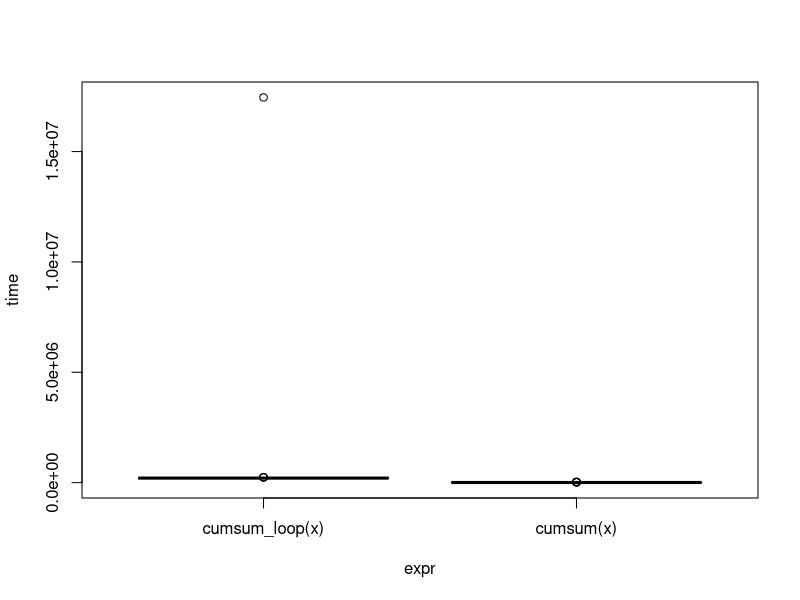

Write R code to recreate this figure. (Note: this script raises an error after producing the figure.)
## ---- chunk 1
# see if microbenchmark package is available
if (!require("microbenchmark", quietly = TRUE)) {
  # if not, then install package
  install.packages(
    "microbenchmark",
    repos = "https://cran.rstudio.com/"
    )
}
## ---- chunk 2
# see if pbapply package is available
if (!require("pbapply", quietly = TRUE)) {
  # if not, then install package
  install.packages(
    "pbapply",
    repos = "https://cran.rstudio.com/"
    )
}
## ---- chunk 3
# see if future package is available
if (!require("future", quietly = TRUE)) {
  # if not, then install package
  install.packages(
    "future",
    repos = "https://cran.rstudio.com/"
    )
}
## ---- chunk 4
# see if future.apply package is available
if (!require("future.apply", quietly = TRUE)) {
  # if not, then install package
  install.packages(
    "future.apply",
    repos = "https://cran.rstudio.com/"
    )
}
## ---- chunk 5
library(microbenchmark)
## ---- chunk 6
cumsum_loop <- function(x) {
  # create vector of results
  results <- numeric(length(x))
  for (i in 1:length(x)) {
    if (i == 1) {
      results[i] <- x[i]
    } else {
      results[i] <- results[i - 1] + x[i]
    }
  }
  return(results)
}
## ---- chunk 7
cumsum_loop(c(1, 2, 4))
## ---- chunk 8
cumsum(c(1, 2, 4))
## ---- chunk 9
# draw 1000 values from a N(0, 1) distribution
x <- rnorm(1000)
# compute the cumulative sum 100 times using both approaches
cumsum_timings <- microbenchmark(cumsum_loop(x), cumsum(x))
# plot timing results
plot(cumsum_timings)
## ---- chunk 10
#| label: tbl-apply
#| tbl-cap: "A summary of the various `*apply` functions available in R."
#| echo: false
adf <- data.frame(name = c("`apply`", "`lapply`", "`sapply`", "`vapply`", "`tapply`", "`mapply`"), 
                  description = c("Applies a function to the margins of a data frame, matrix, or array.", "Applies a function to each element of a list.", "A version of `lapply` that attempts to simplify the results to a vector, matrix, or array.", "A safer version of `sapply` that returns a pre-specified type of return value.", "Applies a function to a vector or data frame based on the levels of a categorical variable", "A multivariate version of `sapply`."))
knitr::kable(adf)
## ---- chunk 11
mat <- cbind(1:5, 6:10)
mat
## ---- chunk 12
apply(X = mat, MARGIN = 1, FUN = mean)
## ---- chunk 13
apply(mat, 2, mean)
## ---- chunk 14
apply(mat, 2, quantile, prob = 0.8)
## ---- chunk 15
A <- array(1:24, dim = c(3, 2, 4))
print(A)
## ---- chunk 16
apply(A, 1, mean)
## ---- chunk 17
mean(A[1,,])
## ---- chunk 18
apply(A, 3, sum)
## ---- chunk 19
sum(A[,,1])
## ---- chunk 20
apply(A, 1:2, mean)
## ---- chunk 21
mean(A[1, 1, ])
## ---- chunk 22
simple_list <- list(1:10, 11:20)
simple_list
## ---- chunk 23
lapply(simple_list, mean)
## ---- chunk 24
sapply(simple_list, mean)
## ---- chunk 25
simple_list2 <- list(1:3, 4:7)
simple_list2
## ---- chunk 26
add2 <- function(x) {
  x + 2
}
## ---- chunk 27
add2(2:3)
## ---- chunk 28
sapply(simple_list, add2)
## ---- chunk 29
sapply(simple_list2, add2)
## ---- chunk 30
l1 <- list(seq.int(1, 4), seq.int(4, 7))
l1
## ---- chunk 31
l2 <- list(seq(1.5, 4.5, by = 1), seq(4.5, 7.5, by = 1))
l2
## ---- chunk 32
vapply(l1, max, FUN.VALUE = integer(1))
## ---- chunk 33
#| error: true
vapply(l2, max, FUN.VALUE = integer(1))
## ---- chunk 34
vapply(l2, max, FUN.VALUE = double(1))
## ---- chunk 35
bootstrap_ci <- function(x, conf.level = 0.95, B = 1000) {
  # determine alpha
  alpha <- 1 - conf.level
  # compute sample mean of B bootstrap samples
  bstats <- lapply(1:B, FUN = function(i) {
    # draw bootstrap sample
    boot_sample <- sample(x, size = length(x), replace = TRUE)
    # compute sample mean of bootstrap sample
    mean(boot_sample)
  })
  # convert list to vector
  bstats <- unlist(bstats)
  # compute desired quantiles for bootstrap ci
  quantile(bstats, prob = c(alpha/2, 1-alpha/2))
}
## ---- chunk 36
set.seed(43)
x <- c(3.318, 4.940, 5.516, 2.958, 6.098, 6.858, -0.539, 2.544, 4.091, 1.884)
bootstrap_ci(x)
## ---- chunk 37
tapply(X = chickwts$weight, INDEX = chickwts$feed, FUN = mean)
## ---- chunk 38
tapply(X = chickwts$weight, INDEX = chickwts$feed, FUN = summary)
## ---- chunk 39
sleep_iterator <- function(i) {
  Sys.sleep(1) # sleep for 1 second
  return(NULL) # return NULL
}
## ---- chunk 40
system.time(lapply(1:6, sleep_iterator))
## ---- chunk 41
library(parallel)
## ---- chunk 42
cl <- makeCluster(getOption("cl.cores", 2))
## ---- chunk 43
system.time(parLapply(cl, 1:6, sleep_iterator))
## ---- chunk 44
library(future.apply)
## ---- chunk 45
plan(multisession, workers = 2)
## ---- chunk 46
system.time(future_lapply(1:6, FUN = sleep_iterator))
## ---- chunk 47
library(pbapply)
## ---- chunk 48
system.time(pblapply(1:6, FUN = sleep_iterator, cl = cl))
## ---- chunk 49
bootstrap_ci_cl <- function(x, conf.level = 0.95, B = 1000, cl = NULL) {
  # determine alpha
  alpha <- 1 - conf.level
  # compute sample mean of B bootstrap samples
  bstats <- pbapply::pblapply(1:B, FUN = function(i, xvec) {
    # draw bootstrap sample
    boot_sample <- sample(x, size = length(x), replace = TRUE)
    # compute sample mean of bootstrap sample
    mean(boot_sample)
  }, xvec = x, cl = cl)
  # convert list to vector
  bstats <- unlist(bstats)
  # compute desired quantiles for bootstrap ci
  quantile(bstats, prob = c(alpha/2, 1-alpha/2))
}
## ---- chunk 50
system.time(bootstrap_ci_cl(x, B = 100000, cl = NULL))
## ---- chunk 51
system.time(bootstrap_ci_cl(x, B = 100000, cl = cl))
## ---- chunk 52
set.seed(314)
A <- matrix(rnorm(100), ncol = 2)
B <- matrix(rnorm(100), ncol = 2)
## ---- chunk 53
all.equal(t(A) %*% B, crossprod(A, B))
## ---- chunk 54
all.equal(A %*% t(B), tcrossprod(A, B))
## ---- chunk 55
t1 <- microbenchmark::microbenchmark(t(A) %*% B, crossprod(A, B))
plot(t1)
## ---- chunk 56
t2 <- microbenchmark(A %*% t(B), tcrossprod(A, B))
plot(t2)
## ---- chunk 57
set.seed(1999)
A <- matrix(rnorm(1000), ncol = 2)
B <- matrix(rnorm(100), nrow = 2)
C <- rnorm(50)
## ---- chunk 58
t3 <- microbenchmark((A %*% B) %*% C,
                     A %*% (B %*% C))
plot(t3, las = 2, cex.axis = 0.5)
